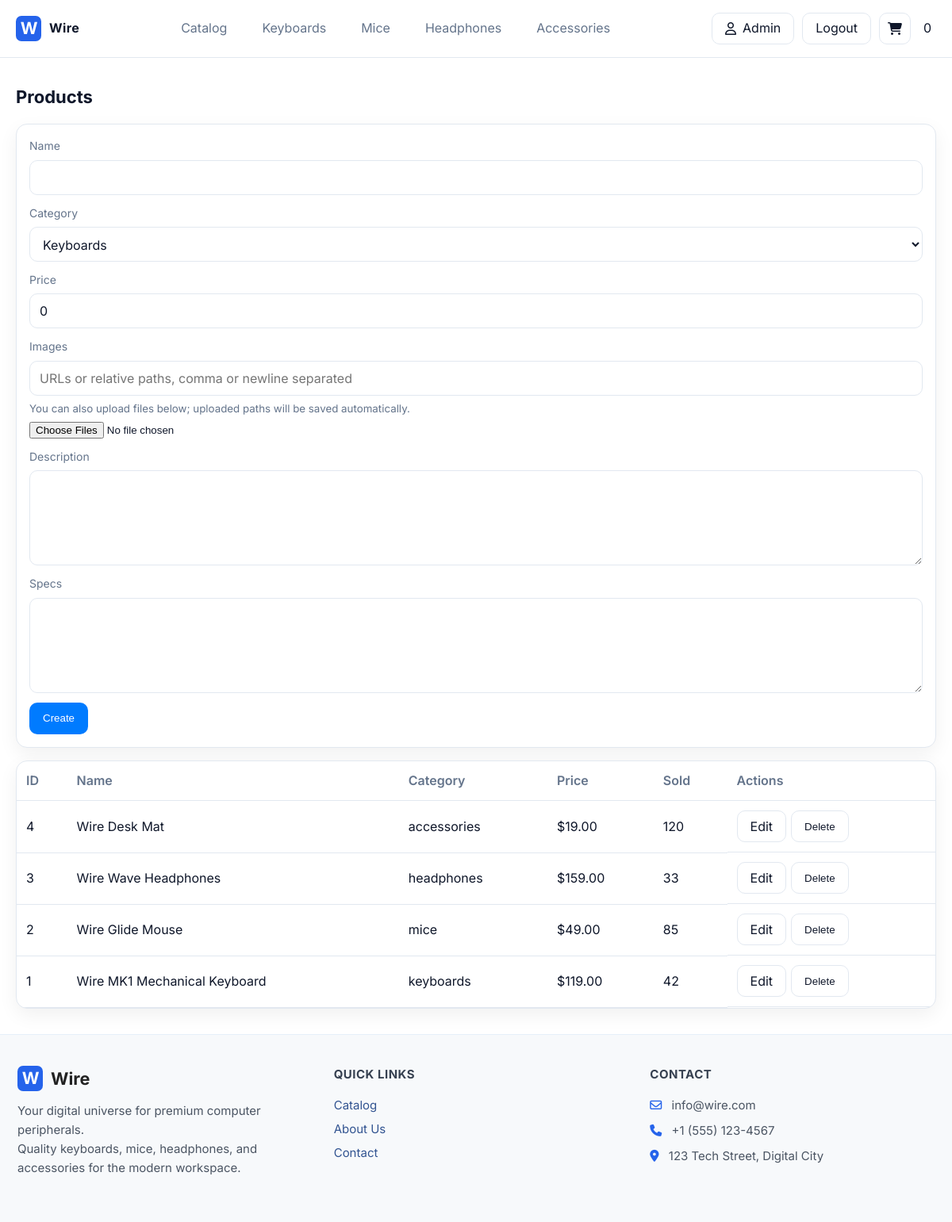
Page /admin/products.php (signed in) on the earlier database version.
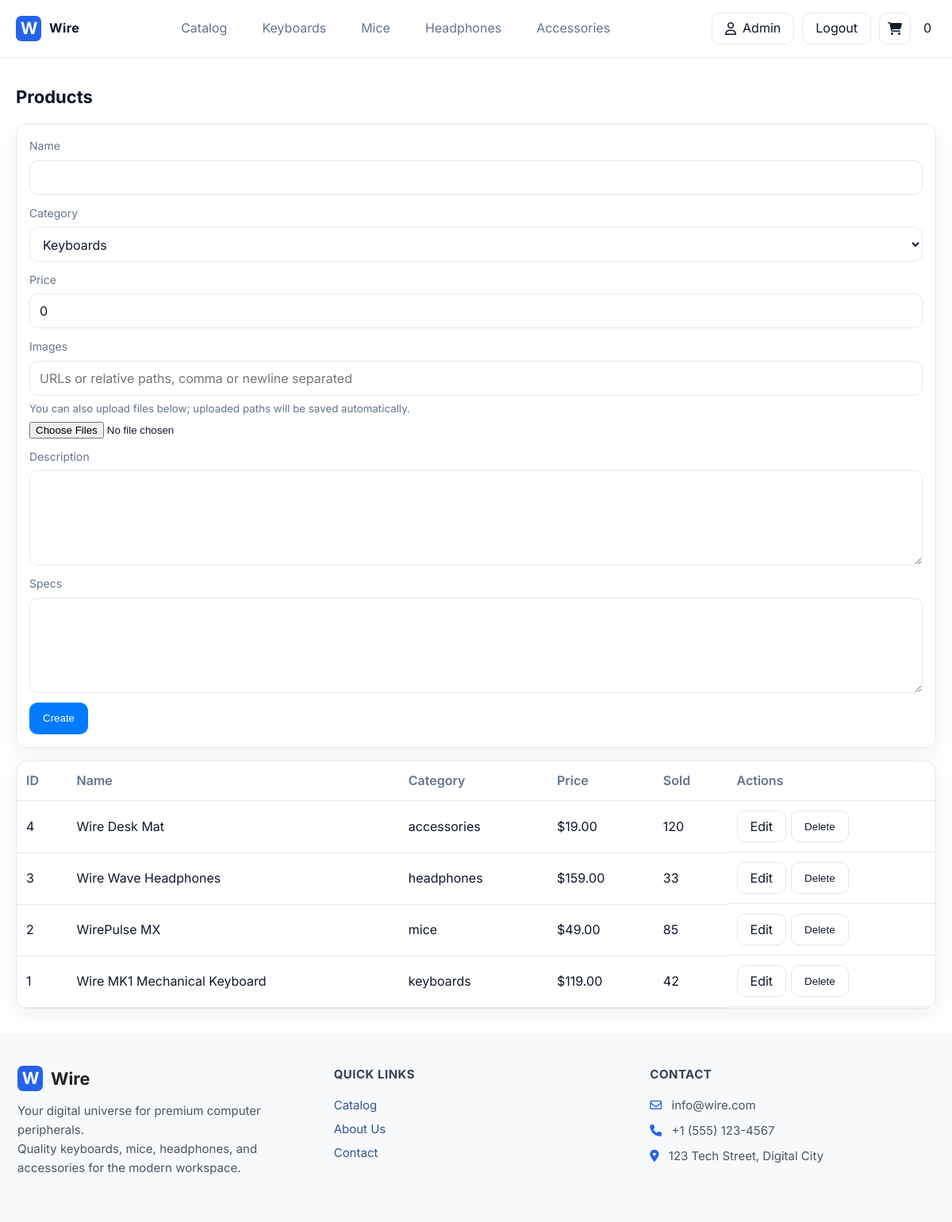
Same page on the later database version.
### tables this page shows
CREATE TABLE `products` (
  `id` int(11) NOT NULL,
  `name` varchar(200) NOT NULL,
  `category` enum('keyboards','mice','headphones','accessories') NOT NULL,
  `price` decimal(10,2) NOT NULL,
  `image` varchar(500) DEFAULT '',
  `description` text DEFAULT NULL,
  `specs` text DEFAULT NULL,
  `sold` int(11) NOT NULL DEFAULT 0,
  `created_at` datetime NOT NULL
);

### includes/db.php (called while the page is built, shortened)
<?php
function e(string $s): string { return htmlspecialchars($s, ENT_QUOTES | ENT_SUBSTITUTE, 'UTF-8'); }
?>

### admin/products.php (the view, shortened to what this page needs)
<?php require_once __DIR__ . '/../includes/header.php'; require_admin(); ?>
<?php
global $mysqli; $msg = '';
$rows = $mysqli->query('SELECT * FROM products ORDER BY id DESC')->fetch_all(MYSQLI_ASSOC);
$edit = null; if (isset($_GET['edit'])) { $edit = fetch_product((int)$_GET['edit']); }
?>
<section class="section">
  <h2 class="section-title">Products</h2>
  <div class="card" style="padding:16px; margin-bottom:16px;">
    <form method="post" class="form" enctype="multipart/form-data" id="prodForm">
      <div class="field"><label>Name</label><input required type="text" name="name" value="<?php echo e($edit['name'] ?? ''); ?>"></div>
      <div class="field"><label>Category</label>
        <select name="category">
          <?php foreach (['keyboards','mice','headphones','accessories'] as $c): ?>
            <option <?php echo (($edit['category'] ?? '')===$c)?'selected':''; ?> value="<?php echo e($c); ?>"><?php echo e(ucfirst($c)); ?></option>
          <?php endforeach; ?>
        </select>
      </div>
      <div class="field"><label>Price</label><input required step="0.01" type="number" name="price" value="<?php echo e($edit['price'] ?? '0'); ?>"></div>
      <div class="field"><label>Images</label>
        <input type="text" name="image" placeholder="URLs or relative paths, comma or newline separated" value="<?php echo e($edit['image'] ?? ''); ?>">
        <small style="color:#64748b;">You can also upload files below; uploaded paths will be saved automatically.</small>
        <input type="file" name="images[]" multiple accept="image/*">
      </div>
      <div class="field"><label>Description</label><textarea name="description"><?php echo e($edit['description'] ?? ''); ?></textarea></div>
      <div class="field"><label>Specs</label><textarea name="specs"><?php echo e($edit['specs'] ?? ''); ?></textarea></div>
      <div><button class="btn btn-primary" type="submit"><?php echo $edit?'Update':'Create'; ?></button> <?php if ($edit): ?><a class="btn" href="products.php">Clear</a><?php endif; ?></div>
    </form>
  </div>
  <div class="card" style="padding:0; overflow:auto;">
    <table>
      <thead><tr><th>ID</th><th>Name</th><th>Category</th><th>Price</th><th>Sold</th><th>Actions</th></tr></thead>
      <tbody>
        <?php foreach ($rows as $r): ?>
          <tr>
            <td><?php echo (int)$r['id']; ?></td>
            <td><?php echo e($r['name']); ?></td>
            <td><?php echo e($r['category']); ?></td>
            <td>$<?php echo number_format((float)$r['price'],2); ?></td>
            <td><?php echo (int)$r['sold']; ?></td>
            <td style="display:flex; gap:6px;">
              <a class="btn" href="products.php?edit=<?php echo (int)$r['id']; ?>">Edit</a>
              <form method="post" onsubmit="return confirm('Delete this product?')">
                <button class="btn" type="submit">Delete</button>
              </form>
            </td>
          </tr>
        <?php endforeach; ?>
      </tbody>
    </table>
  </div>
</section>
<?php require_once __DIR__ . '/../includes/footer.php'; ?>

Differences in the rows shown:
changed products "mice": name "Wire Glide Mouse" → "WirePulse MX"
